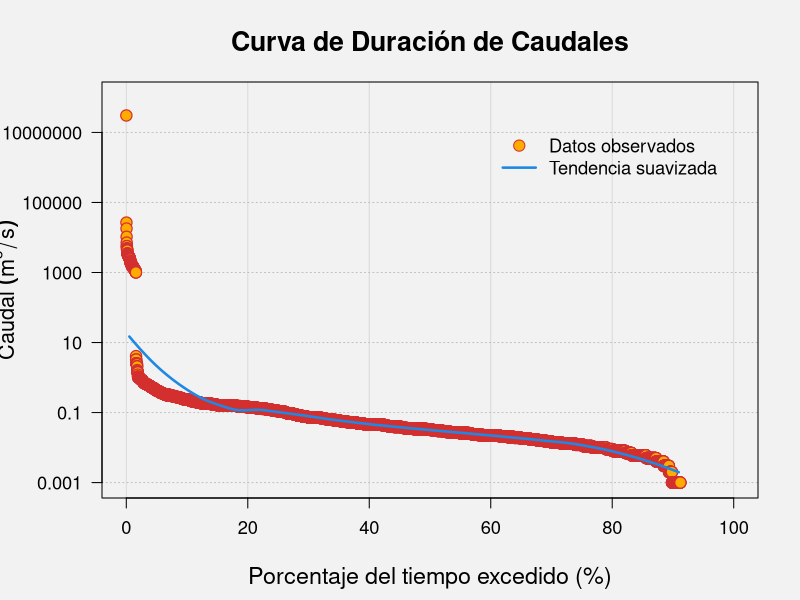

Here is the R script that generated this plot:
#Carlos A. González M. Profesor
# Departamento de Ingeniería Civil y Agrícola
#Facultad de Ingeniería 
#Universidad Nacional de Colombia
#Que es un DATAFRAME (df):
#Es una tabla ó un arreglo en donde las columnas contienen valores Y
# cada hilera contiene los valores de cada columna
# la primera columna puede contener valores alfanuméricos
# Características 1. Debe contener el nombre de las columnas
# 2. Los nombres o datos de las hileras deben ser únicas
# 3. Lo almacenado en el df puede ser numérico, caracter ó factor
# 4. Cada columna debe contener el mismo número de datos
# Como se construye?
# Create the data frame.
nuevo.dat <- data.frame(est_hydrol = c(1:5), 
                        nombre_est= c("Kevin","Juan","Pedro","Reynel","Gustavo"),
                        notas_est = c(0,1,1.3,1.5,2), 
                        fecha_cla = as.Date(c("2022-06-25", "2021-06-25", "2020-06-25", "2019-06-25",
                                              "2018-06-25")), stringsAsFactors = FALSE)
# Print the data frame.			
print(nuevo.dat)
#obtener la estructura de los datos
# Get the structure of the data frame.
str(nuevo.dat)
#En Hidrología se tiene información: 
#Caudales Quebrada la mona_ puerto brasil.xlsx 
# Una de las formas es cargar la libreria tydverse
install.packages("tidyverse")
#La siguiente libreria hace parte del tidyverse
library(readxl)
MisCaudales <- read_excel(
  "MisCaudales.xlsx",sheet="hoja1",na="NA")
View(MisCaudales)
#obtener la estructura de los datos
# Get the structure of the data frame.
str(MisCaudales)
#Para leer la otra hoja y escribir otro df 
#se puede poner el numero de hoja así: 
MisCaudales2 <- read_excel(
  "MisCaudales.xlsx",sheet=2,na="NA")
View(MisCaudales2)
#obtener la estructura de los datos
# Get the structure of the data frame.
str(MisCaudales2)
#Se pueden identificar cuantos datos faltantes (NA) por columna 
#existen # Entrega Resumen Estadístico de cada una de las columnas
#Entrega por columna:Minimo, Primer Cuartil,Mediana, Promedio
#Tercer quartil y Valor  Máximo (Esta información aparece en la consola)
#Observe que le aparecen 266 caudales
#promedios diarios faltantes
#Print the statistics summary .
print(summary(MisCaudales2)) 

#En el data frame (df) se hacen operaciones 
#con los valores de las columnas Una primera Aproximación
#consiste en obtener los estadisticos de cada columna del df
#sin tener en cuenta los valores faltantes.
#Identifiquemos donde están los valores faltantes del conjunto de datos.
#en este caso solo vamos a coger el MisCaudales2 
#(Lo puede abrir desde el Global environment)
# Crear una sentencia lógica con valores TRUE and FALSE 
# Indicando valores faltantes y observados
posicion<-c(which(is.na(MisCaudales2$`Caudal(m3/s)`)))
#apply(is.na(MisCaudales2), 2, which) 
# Para saber en que posiciones están los datos faltantes de cada columna en
# información se usa la función apply()
print(posicion)
Nuevovector <- data.frame(Lugar = c(numero=seq(1, 266, 1)), 
                          caudal= c(posicion), stringsAsFactors = FALSE)
# Get the structure of the data frame.
str(MisCaudales2)
str(posicion)
str(Nuevovector)
print(Nuevovector)

# -------------------------------
# FUNCIÓN: Curva de Duración de Caudales
# -------------------------------
# Esta función tiene como propósito calcular la curva de duración de caudales a partir de una serie
# de datos de caudales observados (normalmente registrados diariamente o con otra frecuencia regular).
# 
# La curva de duración de caudales es una herramienta hidrológica que permite analizar
# la disponibilidad de caudal a lo largo del tiempo, ordenando los valores de mayor a menor
# y calculando la frecuencia con que dichos caudales son igualados o excedidos.
#
# Esta curva se utiliza, por ejemplo, para evaluar la disponibilidad de agua para abastecimiento
# o generación hidroeléctrica, y para caracterizar cuencas.

curva_duracion_caudales <- function(caudales) {
  # Paso 1: Ordenar los caudales de mayor a menor
  # Esto es necesario porque la curva de duración muestra la probabilidad de excedencia,
  # es decir, qué porcentaje del tiempo un caudal determinado es igualado o superado.
  caudales_ordenados <- sort(caudales, decreasing = TRUE)
  
  # Paso 2: Contar el número total de observaciones (N)
  N <- length(caudales_ordenados)
  
  # Paso 3: Asignar un índice a cada observación ordenada (de 1 a N)
  i <- 1:N
  
  # Paso 4: Calcular la frecuencia no excedida acumulada (F)
  # Se utiliza la fórmula de probabilidad de Bloom: F = (i - 0.375) / (N + 0.25)
  # Esta fórmula es una aproximación que mejora la estimación de la probabilidad
  # acumulada en muestras pequeñas o medianas.
  F <- (i - 0.375) / (N + 0.25)
  
  # Paso 5: Convertir la frecuencia a porcentaje para la curva
  # s es la probabilidad de no excedencia, expresada en porcentaje (0% a 100%).
  s <- F * 100
  
  # Paso 6: Función auxiliar para calcular el valor z (normal estándar)
  # NUEVA FUNCIÓN: Aproximación de Z(x) usando P(x)
  # Esta función se basa en una fórmula racional que aproxima
  # el valor z (cuantil de la distribución normal estándar)
  # a partir de una probabilidad P(x).
  z_aprox <- function(x, P_x) {
    # Constantes del modelo
    p <- 0.33267
    a1 <- 0.4361836
    a2 <- -0.1201676
    a3 <- 0.9372980
    
    # Cálculo del término auxiliar t
    t <- 1 / (1 + p * x)
    
    # Evaluación del polinomio aproximado
    poly_val <- a1 * t + a2 * t^2 + a3 * t^3
    
    # Resultado final de la aproximación
    Z_x <- (1 - P_x) / poly_val
    
    return(Z_x)
  }
  
  # Calcular los valores z para cada frecuencia acumulada
  # Se evalúa z_aprox en x = sqrt(-2 ln(1 - P)), que es una transformación común
  z <- numeric(length(F))
  for (j in seq_along(F)) {
    x_val <- sqrt(-2 * log(1 - F[j]))  # Transformación para entrada x
    z[j] <- z_aprox(x_val, F[j])       # Aproximación de z
  }
  
  # Crear y devolver un dataframe con resultados
  df <- data.frame(Q = caudales_ordenados, i = i, F = F, s = s, z = z)
  return(df)
}
# -------------------------------
# FUNCIÓN: Graficar la curva de duración
# -------------------------------
# Esta función genera un gráfico de la curva de duración de caudales a partir del dataframe
# generado por la función anterior. El gráfico representa los caudales en el eje Y y el 
# porcentaje de tiempo excedido en el eje X.
#
# Es una visualización útil para tomar decisiones técnicas sobre el uso del recurso hídrico.
graficar_curva <- function(df) {
  # Validación de datos
  if (!all(c("s", "Q") %in% names(df))) {
    stop("El dataframe debe contener columnas 's' y 'Q'")
  }
  
  # Filtrar valores no válidos
  df <- df[!is.na(df$Q) & df$Q > 0, ]
  if (nrow(df) == 0) stop("No hay datos válidos para graficar (Q > 0)")
  
  # Configuración gráfica profesional
  op <- par(no.readonly = TRUE)
  on.exit(par(op))
  
  par(bg = "gray95", mar = c(5, 5, 4, 2) + 0.1, mgp = c(3.5, 1, 0), las = 1)
  
  # Rango extendido para el eje Y logarítmico
  y_lim <- range(df$Q)
  y_lim[1] <- max(y_lim[1], 10^floor(log10(min(df$Q))))
  y_lim[2] <- 10^ceiling(log10(max(df$Q)))
  
  # Crear gráfico base vacío
  plot(NA, 
       xlim = c(0, 100), 
       ylim = y_lim,
       log = "y",
       xlab = "Porcentaje del tiempo excedido (%)", 
       ylab = "",
       main = "Curva de Duración de Caudales",
       cex.lab = 1.4, 
       cex.main = 1.6,
       font.main = 2,
       family = "sans",
       xaxt = "n", yaxt = "n",
       panel.first = {
         grid(ny = NA, lty = "solid", col = "gray85")
         abline(h = axTicks(2), col = "gray75", lty = "dotted")
       })
  
  # Eje Y con formato mejorado
  y_ticks <- axTicks(2)
  axis(2, at = y_ticks, 
       labels = format(y_ticks, scientific = FALSE, drop0trailing = TRUE),
       las = 1, cex.axis = 1.1, col.axis = "black")
  title(ylab = expression(Caudal~(m^3/s)), line = 4, cex.lab = 1.3, col.lab = "black")
  
  # Eje X mejorado
  x_ticks <- seq(0, 100, by = 20)
  axis(1, at = x_ticks, labels = x_ticks, cex.axis = 1.1, col.axis = "black")
  
  # Puntos estilizados
  points(df$s, df$Q, 
         pch = 21, 
         bg = "#FFAB00", 
         col = "#D32F2F",
         cex = 1.5, 
         lwd = 1.2)
  
  # Línea suavizada mejorada con loess (dibujada después de los puntos)
  smooth_curve <- loess(log10(Q) ~ s, data = df, span = 0.5)  # span ajustado
  smooth_values <- 10^(predict(smooth_curve, newdata = seq(0, 100, length.out = 200)))
  lines(seq(0, 100, length.out = 200), smooth_values, col = "#1E88E5", lwd = 2.5)
  
  # Leyenda ajustada hacia la derecha
  legend("topright", 
         legend = c("Datos observados", "Tendencia suavizada"),
         pch = c(21, NA),
         lty = c(NA, 1),
         col = c("#D32F2F", "#1E88E5"),
         pt.bg = c("#FFAB00", NA),
         pt.cex = 1.5,
         lwd = c(NA, 2.5),
         bty = "n",
         cex = 1.1,
         inset = c(0.05, 0.1),  # Ajusta horizontalmente y verticalmente
         x.intersp = 0.8)       # Reduce espacio horizontal entre símbolo y texto
}
# Cálculo
df_caudales <- curva_duracion_caudales(MisCaudales2$`Caudal(m3/s)`)

# Gráfico
graficar_curva(df_caudales)